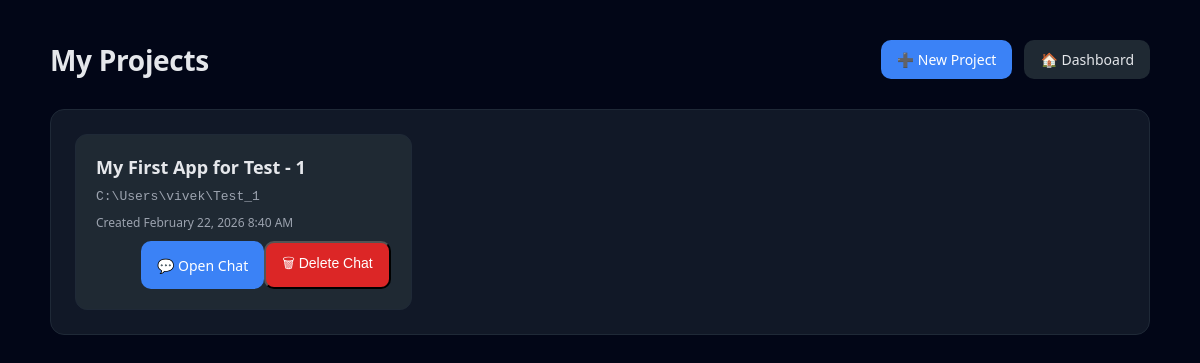
Before: /dashboard/projects/ (signed in) with the older database file.
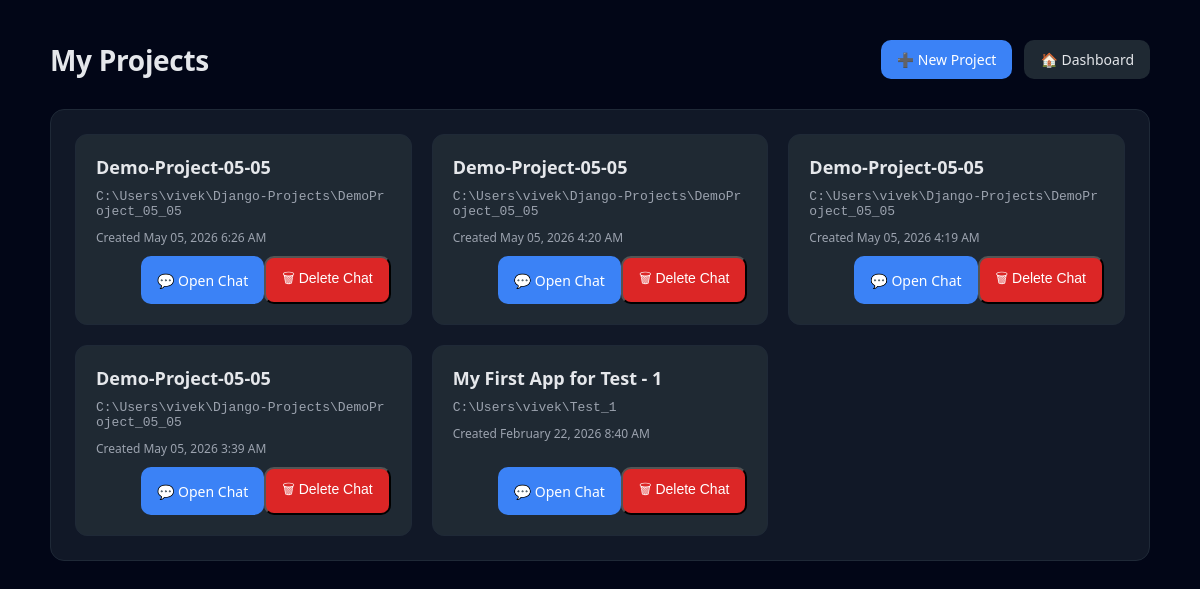
After: the same page with the newer database file.
### chat/models.py (models this page shows, shortened)
class Project(models.Model):
    user = models.ForeignKey(User, on_delete=models.CASCADE)
    name = models.CharField(max_length=200)
    root_path = models.TextField()
    created_at = models.DateTimeField(auto_now_add=True)

### dashboard/views.py (the view)
# urls.py: path("projects/", views.project_list, name="project_list"),
@login_required
def project_list(request):
    projects = Project.objects.filter(user=request.user).order_by("-created_at")
    return render(request, "dashboard/project_list.html", {"projects": projects})

### dashboard/templates/dashboard/project_list.html (shortened to what this page needs)
<!DOCTYPE html>
<html lang="en">
<head>
</head>
<body>
    <div class="container">
        <div class="page-header">
            <div class="page-title">My Projects</div>
            <div class="header-actions">
                <a href="{% url 'dashboard:new_project' %}" class="btn">➕ New Project</a>
                <a href="{% url 'dashboard:home' %}" class="btn secondary">🏠 Dashboard</a>
            </div>
        </div>
        <div class="card">
            {% if projects %}
                <div class="project-list">
                    {% for project in projects %}
                        <div class="project-item">
                            <div class="project-name">{{ project.name }}</div>
                            <div class="project-path">{{ project.root_path }}</div>
                            <div class="project-date">
                                Created {{ project.created_at|date:"F d, Y g:i A" }}
                            </div>
                            <div class="project-footer">
                            <a href="{% url 'chat:chat' project.id %}" class="btn">
                                💬 Open Chat
                            </a>
                            <form
                                method="post"
                                action="{% url 'dashboard:delete_project_chat' project.id %}"
                                onsubmit="return confirmDelete();"
                                style="display:inline;"
                            >
                                <button type="submit" class="btn danger">
                                    🗑 Delete Chat
                                </button>
                            </form>
                        </div>
                        </div>
                    {% endfor %}
                </div>
            {% endif %}
        </div>
    </div>
</body>
</html>

Changed rows visible on the page:
added Project: name "Demo-Project-05-05", root_path "C:\\Users\\vivek\\Django-Projects\\DemoProject_05_05", created_at "May 05, 2026 6:26 AM"
added Project: name "Demo-Project-05-05", root_path "C:\\Users\\vivek\\Django-Projects\\DemoProject_05_05", created_at "May 05, 2026 4:20 AM"
added Project: name "Demo-Project-05-05", root_path "C:\\Users\\vivek\\Django-Projects\\DemoProject_05_05", created_at "May 05, 2026 4:19 AM"
added Project: name "Demo-Project-05-05", root_path "C:\\Users\\vivek\\Django-Projects\\DemoProject_05_05", created_at "May 05, 2026 3:39 AM"
